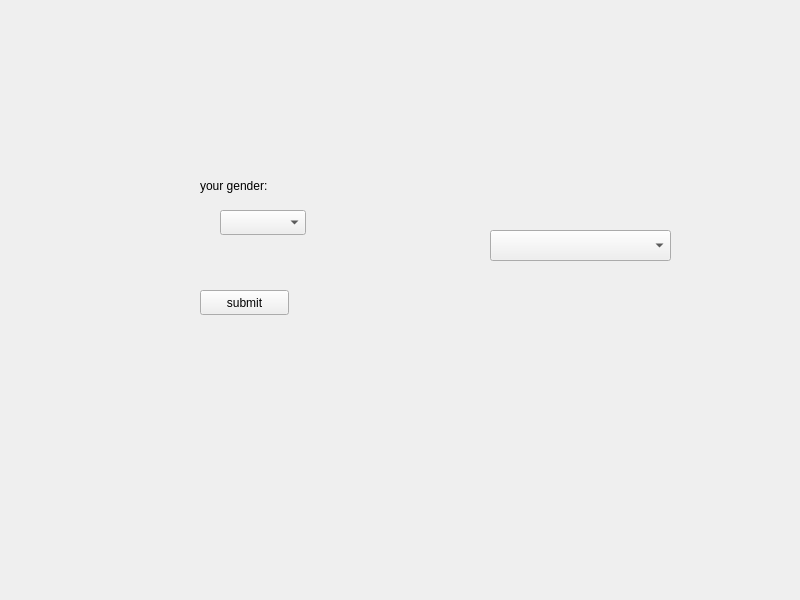
<?xml version="1.0" encoding="UTF-8"?>
<ui version="4.0">
 <class>Widget</class>
 <widget class="QWidget" name="Widget">
  <property name="geometry">
   <rect>
    <x>0</x>
    <y>0</y>
    <width>800</width>
    <height>600</height>
   </rect>
  </property>
  <property name="windowTitle">
   <string>Widget</string>
  </property>
  <widget class="QLabel" name="label">
   <property name="geometry">
    <rect>
     <x>200</x>
     <y>170</y>
     <width>141</width>
     <height>31</height>
    </rect>
   </property>
   <property name="text">
    <string>your gender:</string>
   </property>
  </widget>
  <widget class="QComboBox" name="comboBox">
   <property name="geometry">
    <rect>
     <x>220</x>
     <y>210</y>
     <width>86</width>
     <height>25</height>
    </rect>
   </property>
  </widget>
  <widget class="QPushButton" name="pushButton_submit">
   <property name="geometry">
    <rect>
     <x>200</x>
     <y>290</y>
     <width>89</width>
     <height>25</height>
    </rect>
   </property>
   <property name="text">
    <string>submit</string>
   </property>
  </widget>
  <widget class="QComboBox" name="comboBox_file">
   <property name="geometry">
    <rect>
     <x>490</x>
     <y>230</y>
     <width>181</width>
     <height>31</height>
    </rect>
   </property>
  </widget>
 </widget>
 <resources/>
 <connections/>
</ui>
